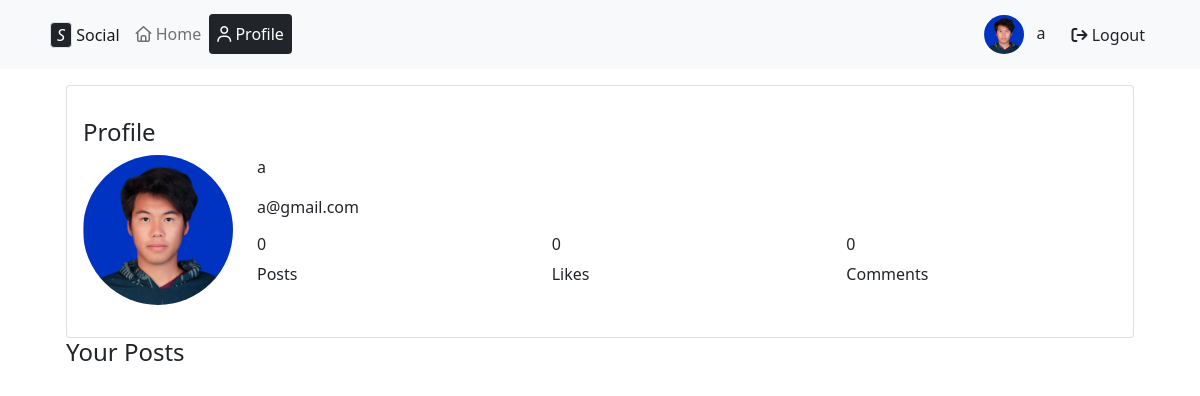
/profile/ (signed in), run on an earlier commit of the app's database.
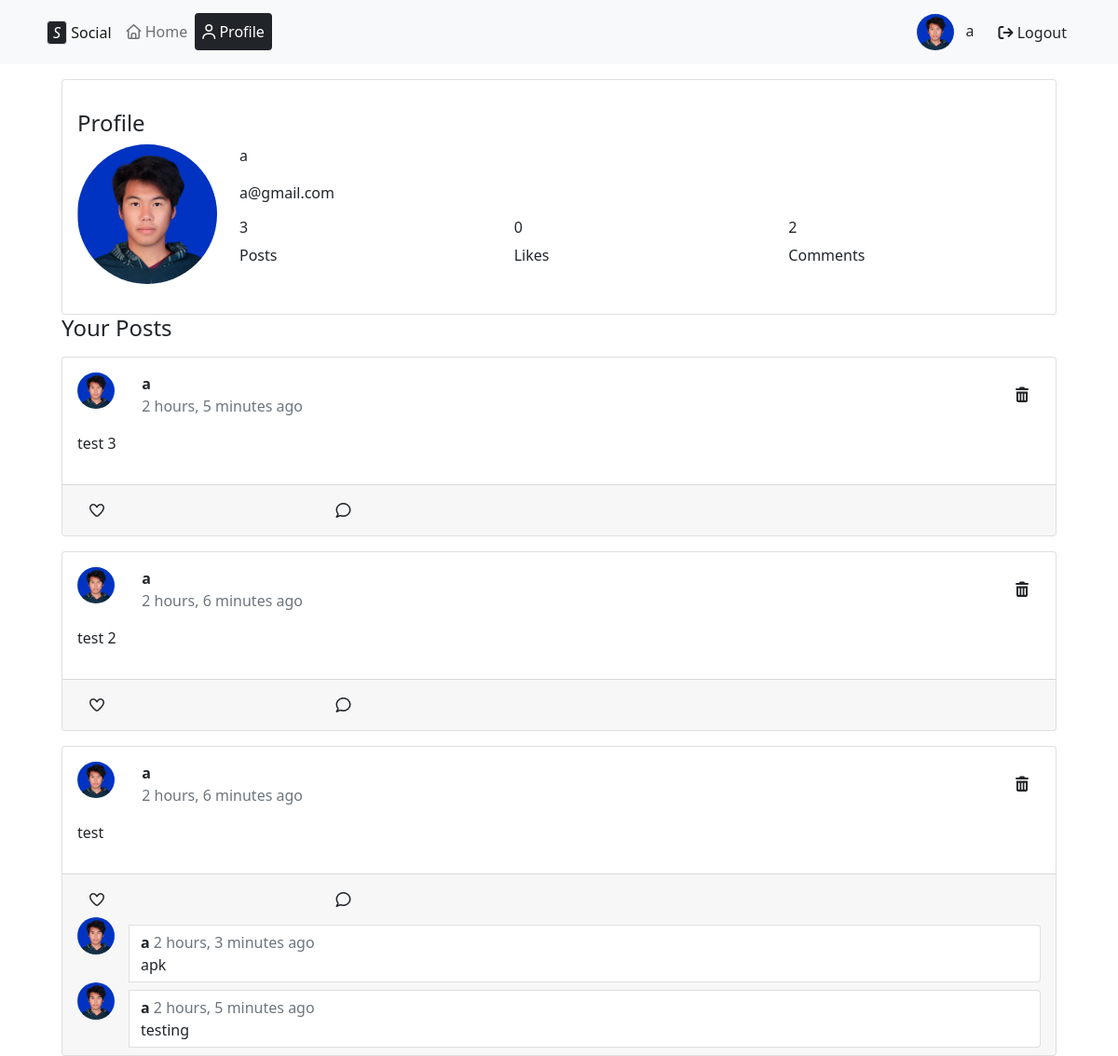
And on a later commit of the database.
### project/models.py (models this page shows, shortened)
class Profile(models.Model):
    user = models.OneToOneField(User, on_delete=models.CASCADE, related_name='info')
    profile = models.ImageField(upload_to='profiles/', blank=True, null=True)

class Post(models.Model):
    user = models.ForeignKey(User, on_delete=models.CASCADE, related_name='posts')
    description = models.TextField()
    image = models.ImageField(upload_to='post/images', blank=True, null=True)
    video = models.FileField(upload_to='post/videos', blank=True, null=True)
    date = models.DateTimeField(auto_now=True)
    @property
    def post_get_likes(self):
        return self.likes.filter(is_like=True)
    @property
    def post_get_comments(self):
        return self.comments.all().order_by('-date')

class Comment(models.Model):
    user = models.ForeignKey(User, on_delete=models.CASCADE, related_name='comments')
    post = models.ForeignKey(Post, on_delete=models.CASCADE, related_name='comments')
    comment= models.TextField()
    date = models.DateTimeField(auto_now=True)

### project/views.py (the view)
# urls.py: path('profile/', views.profile_view, name="profile-view"),
@login_required
def profile_view(request):
    posts = Post.objects.filter(user=request.user).annotate(
    liked_by_user=Count(
        'likes',
        filter=Q(likes__user=request.user, likes__is_like=True)
    )
).order_by('-date')
    total_likes = sum(p.likes.count() for p in posts)
    total_comments = sum(p.comments.count() for p in posts)
    return render(request, 'profile/index.html', context={"posts": posts, "total_likes": total_likes, "total_comments": total_comments,})

### project/templatetags/nav_tags.py (called while the page is built)
@register.simple_tag(takes_context=True)
def url_name_in(context, *names):
    try:
        current = context['request'].resolver_match.url_name
        return current in names
    except (AttributeError, KeyError):
        return False

### project/templates/profile/index.html (shortened to what the changed rows need)
{% extends 'base.html' %}
{% load static %}
{% block content %}
<div class="container">
    <div class="card mx-4 mt-3 py-3">
        <div class="card-body">
            <div class="row">
                <div class="col-auto">
                    {% if not request.user.info.profile %}
                    <img src="{% static 'logo/profile_logo.png' %}" class="rounded-circle" width="150" height="150" alt="Profile">
                    {% else %}
                    <img src="{{ request.user.info.profile.url }}" class="rounded-circle" width="150" height="150" alt="Profile">
                    {% endif %}
                </div>
                <div class="col">
                    <p>{{ request.user.username }}</p>
                    <p>{{ request.user.email }}</p>
                    <div class="row">
                        <div class="col">
                            <h6>{{request.user.posts.count}}</h6>
                            <p>Posts</p>
                        </div>
                        <div class="col">
                        </div>
                        <div class="col">
                            <h6>{{ total_comments }}</h6>
                            <p>Comments</p>
                        </div>
                    </div>
                </div>
            </div>
        </div>
    </div>
    {% for post in posts %}
    <div class="card mx-4 mt-3">
        <div class="card-titile mx-3 mt-3">
            <div class="d-flex justify-content-between align-items-center">
                <div class="row">
                    <div class="col-3">
                        {% if post.user.info.profile %}
                        <img src="{{ post.user.info.profile.url }}" width="40" class="rounded-circle me-3">
                        {% else %}
                        <img src="{% static 'logo/profile_logo.png' %}" class="rounded-circle me-2" width="40">
                        {% endif %}
                    </div>
                    <div class="col"><strong>{{ post.user.username}}</strong>
                        <br><span class="text-secondary">{{ post.date|timesince }} ago</span>
                    </div>
                </div>
                {% if request.user == post.user %}
                <a href="{% url 'website:profile-post-delete' post.id %}" class="btn"><i class="fa-solid fa-trash-can"></i></a>
                {% endif %}
            </div>
        </div>
        <div class="card-body">
            <p>{{ post.description}}</p>
        </div>
        <div class="card-footer">
            <div class="row">
                <div class="col-3">
                    <a class="btn" {% if request.user.is_authenticated %} hx-get="{% url 'website:profile-like-view' post.id %}"  hx-target="#post-card-{{post.id}}" hx-swap="outerHTML" {% endif %}>
                        {% if post.liked_by_user %}
                        <i class="fa-solid fa-heart text-danger"></i>
                        {% else %}
                        <i class="fa-regular fa-heart"></i>
                        {% endif %}
                    </a>
                </div>
                <div class="col-2"><a class="btn {% if request.user.is_authenticated %} comment_btn {% endif %}"><i class="fa-regular fa-comment"></i></a></div>
            </div>
            <div class="comment-section" id="post-card-{{post.id}}">
                <div class="comments-container">
            {% for comment in post.post_get_comments %}
            <div class="input-group">
                    {% if comment.user.info.profile %}
                        <img src="{{ comment.user.info.profile.url }}" width="40" height="40" class="rounded-circle me-3">
                        {% else %}
                        <img src="{% static 'logo/profile_logo.png' %}" width="40" height="40" class="rounded-circle me-3">
                        {% endif %}
                    <div class="card mt-2 form-control">
                        <div >
                            <strong>{{comment.user.username}} </strong><span class="text-secondary">{{ comment.date|timesince }} ago</span><br>
                            {{ comment.comment }}
                        </div>
                    </div>
                    </div>
                {% endfor %}
                </div>
            </div>
        </div>
    </div>
    {% endfor %}
</div>
{% endblock %}

### project/templates/base/header.html (shortened to what this page needs)
{% load static %}
{% load nav_tags %}
{% url_name_in 'index' as is_index_page %}
{% url_name_in 'profile-view' as is_profile_page %}
<nav class="navbar navbar-expand-lg navbar-light bg-light">
    <div class="container">
        <div class="collapse navbar-collapse" id="navbarTogglerDemo01">
            <ul class="navbar-nav me-auto mb-2 mb-lg-0">
                <li class="nav-item">
                    <a class="nav-link active" aria-current="page" href="{% url 'website:index' %}">
                         <span class="icon-span bg-dark rounded border d-inline-flex justify-content-center align-items-center">
                            <div style="width: 20px" class="text-center"><i class="fa-light fa-s text-white"></i></div>
                        </span> Social</a>
                </li>
                <li class="nav-item">
                    <a class="nav-link {% if is_index_page %}bg-dark text-white rounded {% endif %}" aria-current="page" href="{% url 'website:index' %}"><i class="fa-regular fa-house"></i> Home</a>
                </li>
                {% if request.user.is_authenticated %}
                <li class="nav-item">
                    <a class="nav-link {% if is_profile_page %}bg-dark text-white rounded {% endif %}" href="{% url 'website:profile-view' %}"><i class="fa-regular fa-user"></i> Profile</a>
                </li>
                {% endif %}
            </ul>
            <ul class="navbar-nav ms-auto mb-2 mb-lg-0">
                {% if not request.user.is_authenticated %}
                <li class="nav-item me-2">
                    <a class="btn btn-outline-primary" href="{% url 'website:login-view' %}">Login</a>
                </li>
                <li class="nav-item">
                    <a class="btn btn-primary" href="{% url 'website:register-view' %}">Register</a>
                </li>
                {% else %}
                <li class="nav-item">
                    <a class="btn">
                    {% if request.user.info.profile %}
                    <img src="{{request.user.info.profile.url}}" class="rounded-circle me-2" width="40">
                    {% else %}
                        <img src="{% static 'logo/profile_logo.png' %}" class="rounded-circle me-2" width="40">
                    {% endif %}
                    {{request.user.username}}
                    </a>
                </li>
                <li class="nav-item">
                    <a class="btn mt-2" href="{% url 'website:logout-view' %}"><i class="fa-solid fa-arrow-right-from-bracket"></i> Logout</a>
                </li>
                {% endif %}
            </ul>
        </div>
    </div>
</nav>

What changed in the data, as far as the page shows it:
added Post: user.info.profile (picture), user.username "a", date "2 hours, 5 minutes", description "test 3"
added Post: user.info.profile (picture), user.username "a", date "2 hours, 6 minutes", description "test 2"
added Post: user.info.profile (picture), user.username "a", date "2 hours, 6 minutes", description "test"
added Comment: user.info.profile (picture), user.username "a", date "2 hours, 3 minutes", comment "apk"
added Comment: user.info.profile (picture), user.username "a", date "2 hours, 5 minutes", comment "testing"
Also different on the page:
{{ request.user.posts.count }}: "0" → "3"
{{ total_comments }}: "0" → "2"
